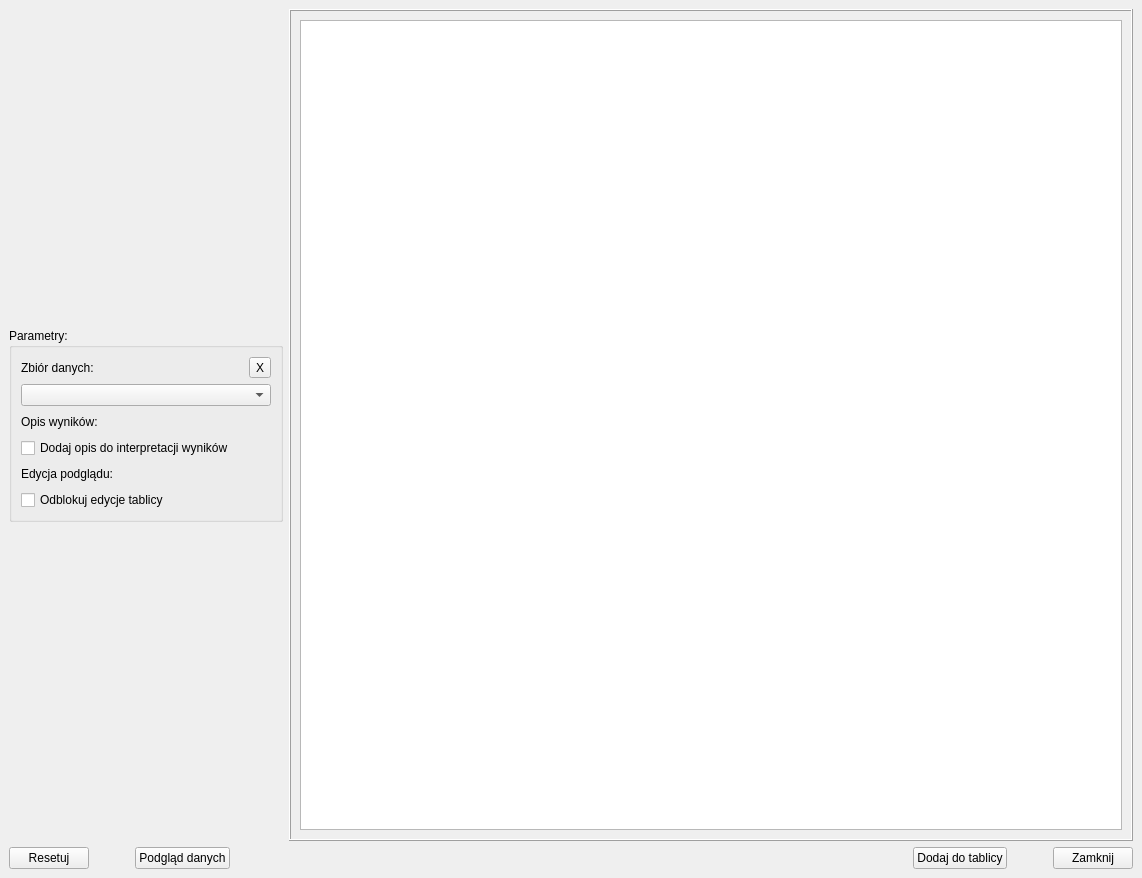
<?xml version="1.0" encoding="UTF-8"?>
<ui version="4.0">
 <class>MainWindow_Test_Andersona_Darlinga</class>
 <widget class="QMainWindow" name="MainWindow_Test_Andersona_Darlinga">
  <property name="windowModality">
   <enum>Qt::WindowModal</enum>
  </property>
  <property name="geometry">
   <rect>
    <x>0</x>
    <y>0</y>
    <width>1142</width>
    <height>878</height>
   </rect>
  </property>
  <property name="windowTitle">
   <string>Test Andersona-Darlinga</string>
  </property>
  <widget class="QWidget" name="centralwidget">
   <layout class="QVBoxLayout" name="verticalLayout_12">
    <item>
     <layout class="QHBoxLayout" name="horizontalLayout_2">
      <item>
       <layout class="QHBoxLayout" name="horizontalLayout">
        <item>
         <layout class="QVBoxLayout" name="verticalLayout_2">
          <item>
           <spacer name="verticalSpacer_2">
            <property name="orientation">
             <enum>Qt::Vertical</enum>
            </property>
            <property name="sizeHint" stdset="0">
             <size>
              <width>20</width>
              <height>40</height>
             </size>
            </property>
           </spacer>
          </item>
          <item>
           <widget class="QGroupBox" name="groupBox">
            <property name="sizePolicy">
             <sizepolicy hsizetype="Fixed" vsizetype="Fixed">
              <horstretch>0</horstretch>
              <verstretch>0</verstretch>
             </sizepolicy>
            </property>
            <property name="title">
             <string>Parametry:</string>
            </property>
            <layout class="QVBoxLayout" name="verticalLayout_13">
             <item>
              <layout class="QVBoxLayout" name="verticalLayout_3">
               <item>
                <layout class="QHBoxLayout" name="horizontalLayout_3">
                 <item>
                  <widget class="QLabel" name="label">
                   <property name="text">
                    <string>Zbiór danych:</string>
                   </property>
                  </widget>
                 </item>
                 <item>
                  <spacer name="horizontalSpacer">
                   <property name="orientation">
                    <enum>Qt::Horizontal</enum>
                   </property>
                   <property name="sizeHint" stdset="0">
                    <size>
                     <width>40</width>
                     <height>20</height>
                    </size>
                   </property>
                  </spacer>
                 </item>
                 <item>
                  <widget class="QToolButton" name="toolButton_Data_Column">
                   <property name="text">
                    <string>X</string>
                   </property>
                  </widget>
                 </item>
                </layout>
               </item>
               <item>
                <widget class="QComboBox" name="comboBox_Data_Column">
                 <property name="minimumSize">
                  <size>
                   <width>250</width>
                   <height>0</height>
                  </size>
                 </property>
                 <property name="placeholderText">
                  <string>Wybierz kolumne danych...</string>
                 </property>
                </widget>
               </item>
              </layout>
             </item>
             <item>
              <layout class="QVBoxLayout" name="verticalLayout_4">
               <item>
                <layout class="QHBoxLayout" name="horizontalLayout_5">
                 <item>
                  <widget class="QLabel" name="label_3">
                   <property name="text">
                    <string>Opis wyników:</string>
                   </property>
                  </widget>
                 </item>
                 <item>
                  <spacer name="horizontalSpacer_5">
                   <property name="orientation">
                    <enum>Qt::Horizontal</enum>
                   </property>
                   <property name="sizeHint" stdset="0">
                    <size>
                     <width>40</width>
                     <height>20</height>
                    </size>
                   </property>
                  </spacer>
                 </item>
                </layout>
               </item>
               <item>
                <widget class="QCheckBox" name="checkBox_Description_Of_Results">
                 <property name="text">
                  <string>Dodaj opis do interpretacji wyników</string>
                 </property>
                </widget>
               </item>
              </layout>
             </item>
             <item>
              <layout class="QVBoxLayout" name="verticalLayout_16">
               <item>
                <layout class="QHBoxLayout" name="horizontalLayout_15">
                 <item>
                  <widget class="QLabel" name="label_12">
                   <property name="text">
                    <string>Edycja podglądu:</string>
                   </property>
                  </widget>
                 </item>
                 <item>
                  <spacer name="horizontalSpacer_14">
                   <property name="orientation">
                    <enum>Qt::Horizontal</enum>
                   </property>
                   <property name="sizeHint" stdset="0">
                    <size>
                     <width>40</width>
                     <height>20</height>
                    </size>
                   </property>
                  </spacer>
                 </item>
                </layout>
               </item>
               <item>
                <widget class="QCheckBox" name="checkBox_Board_Is_Enabled">
                 <property name="text">
                  <string>Odblokuj edycje tablicy</string>
                 </property>
                 <property name="checked">
                  <bool>false</bool>
                 </property>
                </widget>
               </item>
              </layout>
             </item>
            </layout>
           </widget>
          </item>
          <item>
           <spacer name="verticalSpacer">
            <property name="orientation">
             <enum>Qt::Vertical</enum>
            </property>
            <property name="sizeHint" stdset="0">
             <size>
              <width>20</width>
              <height>40</height>
             </size>
            </property>
           </spacer>
          </item>
         </layout>
        </item>
       </layout>
      </item>
      <item>
       <widget class="QFrame" name="frame">
        <property name="frameShape">
         <enum>QFrame::Box</enum>
        </property>
        <property name="frameShadow">
         <enum>QFrame::Raised</enum>
        </property>
        <layout class="QVBoxLayout" name="verticalLayout_14">
         <item>
          <widget class="QTextEdit" name="textEdit_Preview_Board">
           <property name="enabled">
            <bool>true</bool>
           </property>
           <property name="sizePolicy">
            <sizepolicy hsizetype="Expanding" vsizetype="Expanding">
             <horstretch>0</horstretch>
             <verstretch>0</verstretch>
            </sizepolicy>
           </property>
           <property name="font">
            <font>
             <family>Segoe UI</family>
             <pointsize>14</pointsize>
            </font>
           </property>
           <property name="styleSheet">
            <string notr="true">QTextEdit{
font-size: 14pt;
font-family: &quot;Segoe UI&quot;;
}</string>
           </property>
           <property name="readOnly">
            <bool>true</bool>
           </property>
           <property name="html">
            <string>&lt;!DOCTYPE HTML PUBLIC &quot;-//W3C//DTD HTML 4.0//EN&quot; &quot;http://www.w3.org/TR/REC-html40/strict.dtd&quot;&gt;
&lt;html&gt;&lt;head&gt;&lt;meta name=&quot;qrichtext&quot; content=&quot;1&quot; /&gt;&lt;meta charset=&quot;utf-8&quot; /&gt;&lt;style type=&quot;text/css&quot;&gt;
p, li { white-space: pre-wrap; }
hr { height: 1px; border-width: 0; }
li.unchecked::marker { content: &quot;\2610&quot;; }
li.checked::marker { content: &quot;\2612&quot;; }
&lt;/style&gt;&lt;/head&gt;&lt;body style=&quot; font-family:'Segoe UI'; font-size:14pt; font-weight:400; font-style:normal;&quot;&gt;
&lt;p style=&quot;-qt-paragraph-type:empty; margin-top:0px; margin-bottom:0px; margin-left:0px; margin-right:0px; -qt-block-indent:0; text-indent:0px;&quot;&gt;&lt;br /&gt;&lt;/p&gt;&lt;/body&gt;&lt;/html&gt;</string>
           </property>
          </widget>
         </item>
        </layout>
       </widget>
      </item>
     </layout>
    </item>
    <item>
     <layout class="QHBoxLayout" name="horizontalLayout_11">
      <item>
       <widget class="QPushButton" name="pushButton_Reset_Options">
        <property name="text">
         <string>Resetuj</string>
        </property>
       </widget>
      </item>
      <item>
       <spacer name="horizontalSpacer_4">
        <property name="orientation">
         <enum>Qt::Horizontal</enum>
        </property>
        <property name="sizeType">
         <enum>QSizePolicy::Fixed</enum>
        </property>
        <property name="sizeHint" stdset="0">
         <size>
          <width>40</width>
          <height>20</height>
         </size>
        </property>
       </spacer>
      </item>
      <item>
       <widget class="QPushButton" name="pushButton_Data_Preview">
        <property name="text">
         <string>Podgląd danych</string>
        </property>
       </widget>
      </item>
      <item>
       <spacer name="horizontalSpacer_2">
        <property name="orientation">
         <enum>Qt::Horizontal</enum>
        </property>
        <property name="sizeHint" stdset="0">
         <size>
          <width>40</width>
          <height>20</height>
         </size>
        </property>
       </spacer>
      </item>
      <item>
       <widget class="QPushButton" name="pushButton_Add_To_Board">
        <property name="text">
         <string>Dodaj do tablicy</string>
        </property>
       </widget>
      </item>
      <item>
       <spacer name="horizontalSpacer_3">
        <property name="orientation">
         <enum>Qt::Horizontal</enum>
        </property>
        <property name="sizeType">
         <enum>QSizePolicy::Fixed</enum>
        </property>
        <property name="sizeHint" stdset="0">
         <size>
          <width>40</width>
          <height>20</height>
         </size>
        </property>
       </spacer>
      </item>
      <item>
       <widget class="QPushButton" name="pushButton_Close">
        <property name="text">
         <string>Zamknij</string>
        </property>
       </widget>
      </item>
     </layout>
    </item>
   </layout>
  </widget>
 </widget>
 <resources/>
 <connections>
  <connection>
   <sender>toolButton_Data_Column</sender>
   <signal>clicked()</signal>
   <receiver>comboBox_Data_Column</receiver>
   <slot>clearEditText()</slot>
   <hints>
    <hint type="sourcelabel">
     <x>335</x>
     <y>79</y>
    </hint>
    <hint type="destinationlabel">
     <x>184</x>
     <y>108</y>
    </hint>
   </hints>
  </connection>
  <connection>
   <sender>pushButton_Close</sender>
   <signal>clicked()</signal>
   <receiver>MainWindow_Test_Andersona_Darlinga</receiver>
   <slot>close()</slot>
   <hints>
    <hint type="sourcelabel">
     <x>1094</x>
     <y>782</y>
    </hint>
    <hint type="destinationlabel">
     <x>570</x>
     <y>402</y>
    </hint>
   </hints>
  </connection>
  <connection>
   <sender>checkBox_Board_Is_Enabled</sender>
   <signal>clicked(bool)</signal>
   <receiver>textEdit_Preview_Board</receiver>
   <slot>setDisabled(bool)</slot>
   <hints>
    <hint type="sourcelabel">
     <x>147</x>
     <y>475</y>
    </hint>
    <hint type="destinationlabel">
     <x>711</x>
     <y>422</y>
    </hint>
   </hints>
  </connection>
 </connections>
</ui>
